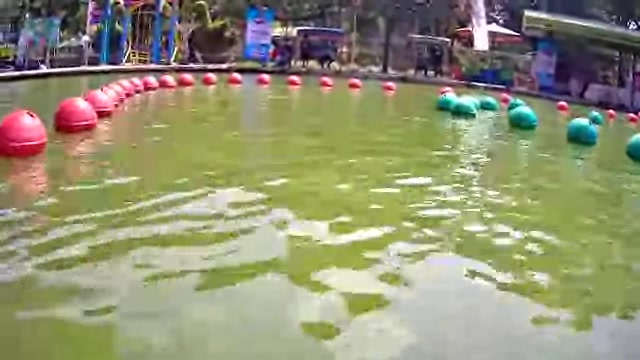
#> input picture Lomba/bola.jpg, 640 x 360 px, given in place of the camera
$ python mangrove.py
#> lines starting #> are read from the running program, lines starting #| are printed output that depends on the picture; after the words box and inside, x2 and y2 are one past the last pixel; in counts of white or black regions, pixels touching at a corner belong together
import cv2
import numpy as np

listLowRed = [np.array([163,43,142]),np.array([0, 78, 67])]
listUpRed = [np.array([180,255,255]),np.array([6, 255, 177])]
nRed = 0

listLowGreen = [np.array([76, 121, 17 ]), np.array([62,147,0])]
listUpGreen = [np.array([97, 255, 255]),np.array([179, 255, 255])]
nGreen = 0

batasLuasAtasMerah = 10000
batasLuasBawahMerah = 200

batasLuasAtasHijau = 10000
batasLuasBawahHijau = 200

garisM = 150
garisH = 150

cap = cv2.VideoCapture(1)

def bolamerah(img,hsv,upper,lower):
    global maskRed
    maskRed = cv2.inRange(hsv, lower, upper)
    cv2.rectangle(maskRed, (img.shape[1]*4//5,0), (img.shape[1],img.shape[0]), (0,0,0), thickness=-1)
    return cv2.findContours(maskRed,1,cv2.CHAIN_APPROX_NONE)

def bolahijau(img,hsv,upper,lower):
    global maskGreen
    maskGreen = cv2.inRange(hsv, lower, upper)
    cv2.rectangle(maskGreen, (0,0), (img.shape[1]//5,img.shape[0]), (0,0,0), thickness=-1) ###
    return cv2.findContours(maskGreen,1,cv2.CHAIN_APPROX_NONE)

while True :
    status, img = cap.read()
#> img is the input picture: shape (360, 640, 3); mean B, G, R 115.6, 145.8, 146.1

    frame = cv2.GaussianBlur(img, (21,21), cv2.BORDER_DEFAULT)
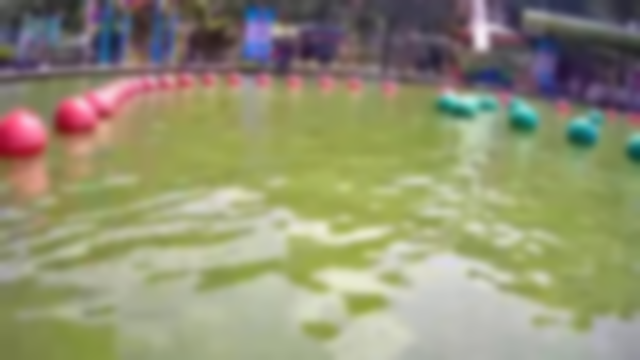
#> frame: shape (360, 640, 3); mean B, G, R 115.6, 145.8, 146.1


    ##Image processing(seleksi warna & masking)
    hsv = cv2.cvtColor(frame, cv2.COLOR_BGR2HSV)
#> hsv: shape (360, 640, 3); mean H, S, V 57, 74.4, 155.1

    #Pengolahan Bola Merah
    contours,hierarchy = bolamerah(img,hsv,listUpRed[nRed],listLowRed[nRed])
#> in bolamerah, `maskRed = cv2.inRange(hsv, lower, upper)`:
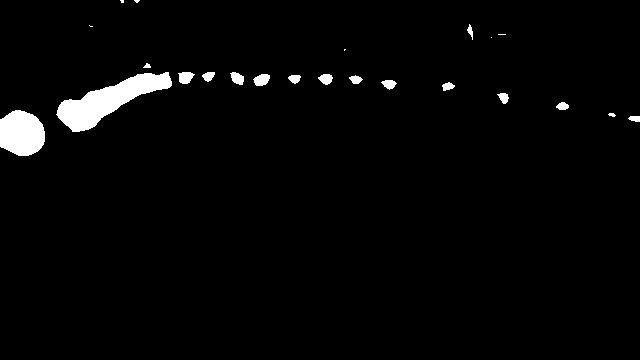
#> maskRed: shape (360, 640); 2.5% white; 23 white regions (6 under 20 px), largest, box (x1, y1, x2, y2) and area: (56, 72, 172, 132) 2818, (0, 110, 45, 156) 1669, (253, 74, 270, 86) 151
#> in bolamerah, `cv2.rectangle(maskRed, (img.shape[1]*4//5,0), (img.shape[1],img.shape[..`:
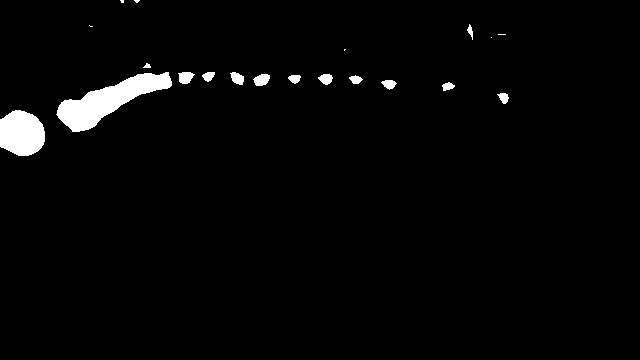
#> maskRed: shape (360, 640); 2.5% white; 20 white regions (6 under 20 px)
#> contours = 20 contours, 7 with area under 20; largest, box (x1, y1, x2, y2) and area: (56, 72, 172, 132) 2692, (0, 110, 45, 156) 1601, (253, 74, 270, 86) 130, (178, 72, 195, 84) 125, (230, 72, 244, 85) 106
    #Pengolahan Bola HIjau
    contours2, hierarchy =  bolahijau(img,hsv,listUpGreen[nGreen],listLowGreen[nGreen])
#> in bolahijau, `maskGreen = cv2.inRange(hsv, lower, upper)`:
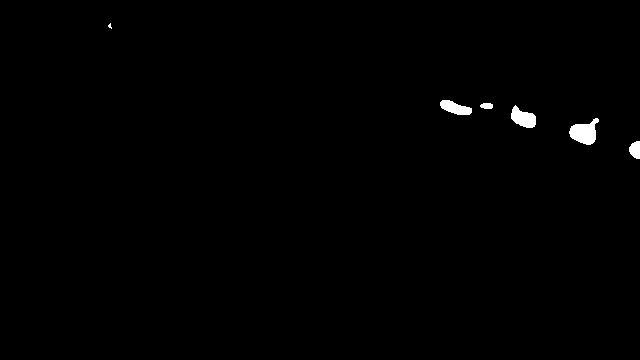
#> maskGreen: shape (360, 640); 0.6% white; 6 white regions (1 under 20 px), largest, box (x1, y1, x2, y2) and area: (569, 118, 599, 145) 496, (511, 105, 536, 128) 361, (440, 100, 472, 115) 302, (629, 141, 640, 159) 155, (480, 103, 493, 109) 66
#> in bolahijau, `cv2.rectangle(maskGreen, (0,0), (img.shape[1]//5,img.shape[0]), (0,0,0..`: maskGreen: shape (360, 640); 0.6% white; 5 white regions
#> contours2 = 5 contours; box (x1, y1, x2, y2) and area: (569, 118, 599, 145) 452, (511, 105, 536, 128) 326, (440, 100, 472, 115) 266, (629, 141, 640, 159) 132, (480, 103, 493, 109) 51


    maskFinal = cv2.bitwise_or(maskRed, maskGreen)
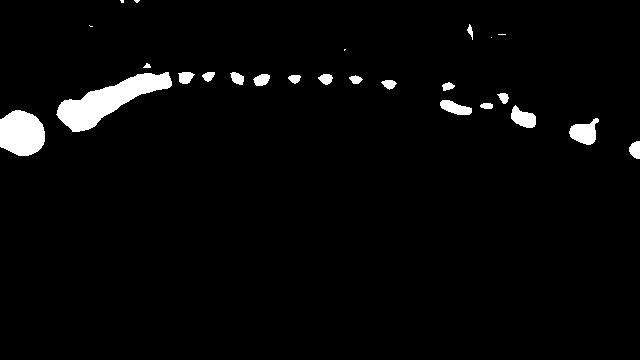
#> maskFinal: shape (360, 640); 3.1% white; 25 white regions (6 under 20 px)
    result = cv2.bitwise_and(img, img, mask= maskFinal)
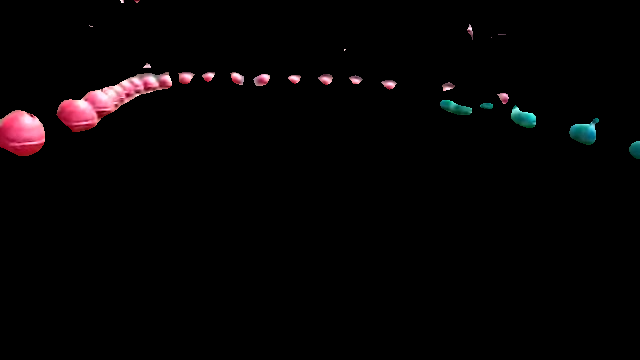
#> result: shape (360, 640, 3); mean B, G, R 4, 3.4, 5.4


    contoursList = []
    for i in contours:
        area1 = cv2.contourArea(i)
        #print('Luas kIRI =',area1)  ##Red Area Checking##

        if area1 < batasLuasAtasMerah and area1 > batasLuasBawahMerah:
            contoursList.append(i)
#> this loop made 20 passes
#> area1 on passes 1 to 12: 1601, 68, 60.5, 84, 66, 68, 97.5, 130, 106, 72, 125, 2691.5
#> after the loop, contoursList = 2 contours; box (x1, y1, x2, y2) and area: (56, 72, 172, 132) 2692, (0, 110, 45, 156) 1601


    contours = tuple(contoursList)
#> contours has the same summary as contoursList


    ##Image segmenting MERAH (KIRI)
    if len(contours) > 0:
        c = max(contours, key=cv2.contourArea)
#> c = contour of 251 points, box (x1, y1, x2, y2) (56, 72, 172, 132), area 2692

        area1 = cv2.contourArea(c)
#> area1 = 2691.5
        #print('maxKIRI=',area)

        M = cv2.moments(c)
#> M = moments, m00 2691.5, centre m10/m00, m01/m00 = (107.7, 100.1)
        if M['m00']!=0:
            cxM = int(M['m10']/M['m00'])
#> cxM = 107
            cyM = int(M['m01']/M['m00'])
#> cyM = 100
            cv2.rectangle(img, (cxM-20,cyM-20), (cxM+20,cyM+20), (255,255,255), 1)

    else:
            cxM = -5
            cyM = img.shape[0]//2+10
            #pindah masking merah
            nRed += 1
            if nRed == len(listLowRed) :
                nRed = 0

    cv2.drawContours(img, contours, -1, (255,255,255),1)


    ##Seleksi luas HIJAU (KANAN)
    # contours, hierarchy = cv2.findContours(maskGreen,1,cv2.CHAIN_APPROX_NONE)

    contoursList2 = []
    for i in contours2:
        area2 = cv2.contourArea(i)
        #print('Luas Hijau =',area)  ##Green Area Check##

        if area2 < batasLuasAtasHijau and area2 > batasLuasBawahHijau:
            contoursList2.append(i)
#> this loop made 5 passes
#> area2 on passes 1 to 5: 132.5, 452.5, 326.5, 51, 266
#> after the loop, contoursList2 = 3 contours; box (x1, y1, x2, y2) and area: (569, 118, 599, 145) 452, (511, 105, 536, 128) 326, (440, 100, 472, 115) 266


    contours2 = tuple(contoursList2)
#> contours2 has the same summary as contoursList2


    ##Image segmenting HIJAU (KANAN)
    if len(contours2) > 0:
        c = max(contours2, key=cv2.contourArea)
#> c = contour of 85 points, box (x1, y1, x2, y2) (569, 118, 599, 145), area 452

        area2 = cv2.contourArea(c)
#> area2 = 452.5
        #qprint('maxHIJAU=',area2)

        M = cv2.moments(c)
#> M = moments, m00 452.5, centre m10/m00, m01/m00 = (583.9, 132.3)
        if M['m00']!=0:
            cxH = int(M['m10']/M['m00'])
#> cxH = 583
            cyH = int(M['m01']/M['m00'])
#> cyH = 132
            cv2.rectangle(img, (cxH-20,cyH-20), (cxH+20,cyH+20), (255,255,255), 1)

    else:
            cxH = img.shape[1]+5
            cyH = img.shape[0]//2+10
            #pindah masking hijau
            nGreen += 1
            if nGreen == len(listLowGreen) :
                nGreen = 0
    cv2.drawContours(img, contours2, -1, (255,255,255),1)


    cv2.line(img, (cxM+garisM,0), (cxM+garisM,img.shape[0]), (0,0,255), thickness=2)
    cv2.line(img, (cxM,0), (cxM,img.shape[0]), (0,0,255), thickness=2)
    cv2.line(img, (cxH,0), (cxH,img.shape[0]), (0,255,0), thickness=2)
    cv2.line(img, (cxH-garisH,0), (cxH-garisH,img.shape[0]), (0,255,0), thickness=2)
    cv2.line(img, (0,img.shape[0]//2), (img.shape[1],img.shape[0]//2), (255,255,255), thickness=2)
    cxDOT = img.shape[1] // 2
#> cxDOT = 320
    cyDOT = img.shape[0] // 2
#> cyDOT = 180
    cv2.circle(img, (cxDOT,cyDOT), 10, (0,0,0), thickness=2)
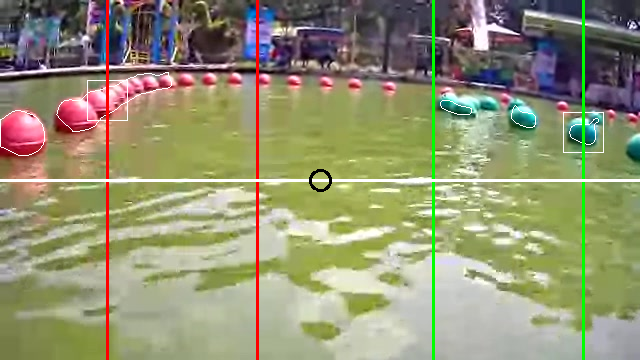
#> img: shape (360, 640, 3); mean B, G, R 115, 146.5, 146.9


    cv2.imshow('raw image', img)
    # cv2.imshow('hsv image', hsv)
    cv2.imshow('result image', result)
    # cv2.imshow('merah image', maskRed)
    # cv2.imshow('hijau image', maskGreen)

    if cv2.waitKey(1) == ord('q'):
#> (key q is pressed here)
        break


cap.release()
cv2.destroyAllWindows()
